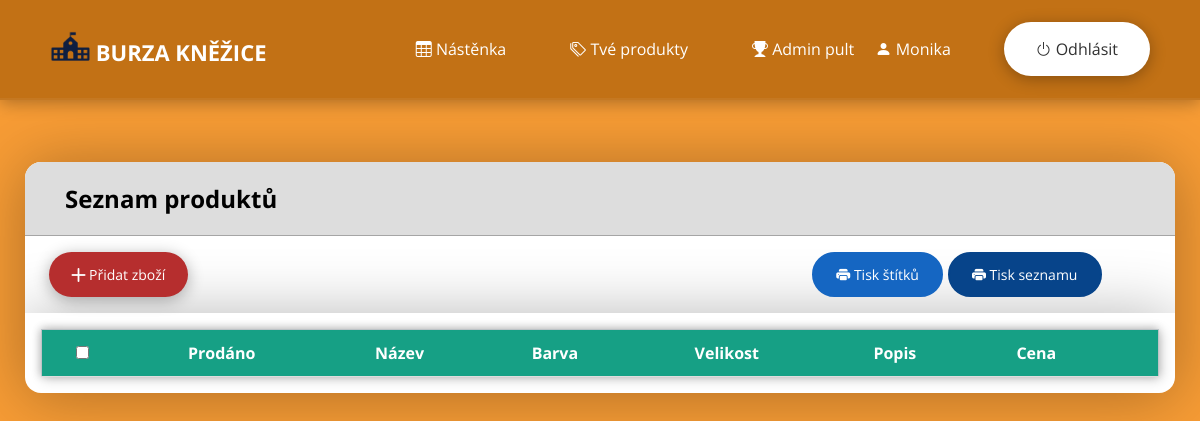
Before: /product/Monika (signed in) with the older database file.
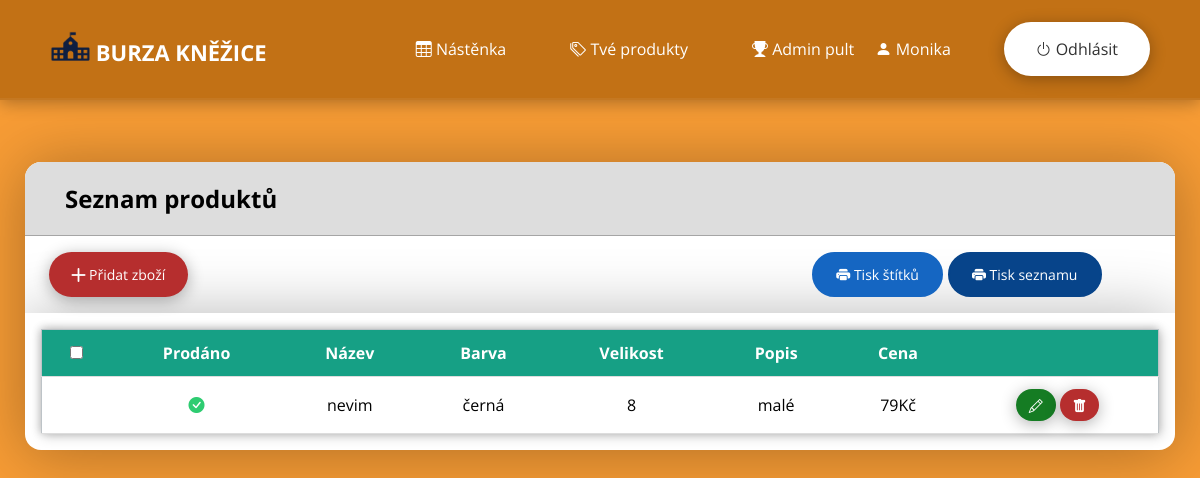
After: the same page with the newer database file.
### web/models.py (models this page shows)
class Post(db.Model):
    id = db.Column(db.Integer, primary_key=True)
    bring = db.Column(db.Boolean, nullable=False)
    date_created = db.Column(db.DateTime(timezone=True), default=func.now())
    label = db.Column(db.Text, nullable=False)
    name = db.Column(db.String(150))
    color = db.Column(db.String(150))
    size = db.Column(db.String(150))
    price = db.Column(db.String(150))
    status = db.Column(db.Boolean, nullable=False)
    author = db.Column(db.Integer, db.ForeignKey(
        'user.id', ondelete="CASCADE"), nullable=False)

### web/views.py (the view)
@views.route("/product/<username>")
@login_required
def posts(username, posts = []):
    user = User.query.filter_by(username=username).first()
    if not user:
        flash('Nebyl nalezen uživatel pod tímto jménem.', category='error')
        return redirect(url_for('views.home'))
    if posts == []:
        posts = user.posts
    return render_template("product_page.html", user=current_user, posts=posts, username=username)

### web/__init__.py (called while the page is built)
def create_app():
    app =  Flask(__name__)
    toastr = Toastr(app)
    app.config['SECRET_KEY'] = 'idontcare'
    app.config['SQLALCHEMY_DATABASE_URI'] = f'sqlite:///{DB_NAME}'
    app.config['SQLALCHEMY_TRACK_MODIFICATIONS'] = True
    db.init_app(app)
    from .views import views
    app.register_blueprint(views, url_prefix="/")
    from .auth import auth
    app.register_blueprint(auth, url_prefix="/")
    from .models import User, Post, Burza
    create_database(app)
    login_manager = LoginManager()
    login_manager.login_view = "auth.login"
    login_manager.init_app(app)
    @login_manager.user_loader
    def load_user(id):
        return User.query.get(int(id))
    return app

### web/flash_toastr/__init__.py (called while the page is built)
    @staticmethod
    def include_toastr_js(version=None, js_filename=None):
        if version is None:
            version = current_app.config.get('TOASTR_VERSION')
        if js_filename is None:
            js_filename = current_app.config.get('TOASTR_JS_FILENAME')
        js = '<script src="//cdnjs.cloudflare.com/ajax/libs/' \
             'toastr.js/{0}/{1}"></script>\n'.format(version, js_filename)
        return Markup(js)

### web/templates/product_page.html (shortened to what this page needs)
{% extends "base.html" %}
{% block content %}
<div class="header-table">
	<h2>Seznam produktů</h2>
</div>
<form method="POST" class="form-table" action="{{ url_for('views.print_user_table', username=username) }}">
    <div class="pdf-button">
        <a href="{{ url_for('views.create_product', username=username) }}" id="add-prod">
            <i class="bi bi-plus-lg"></i> Přidat zboží
        </a>
        <button class="btn btn-default"
            value='stitek'
            name='action'
            type="submit"
            id = "Print_labels">
            <i class="bi bi-printer-fill"></i> Tisk štítků
        </button>
        <button class="btn btn-default"
            value='tabulka'
            name='action'
            type="submit"
            id = "Print_list">
            <i class="bi bi-printer-fill"></i> Tisk seznamu
        </button>
    </div>
    <div class="container-table">
        <table id='table'>
            <tr id="head">
                <th>
                    <input name="select_all" type="checkbox" onchange="selectAll()">
                </th>
                <th>Prodáno</th>
                <th>Název</th>
                <th>Barva</th>
                <th>Velikost</th>
                <th>Popis</th>
                <th>Cena</th>
                <th></th>
            </tr>
            {% for post in posts %}
                <tr onclick="markOnClick(this)" class="table-row" id="{{ post.id }}">
                    <td>
                    </td>
                    <td>
                        {% if post.status %}
                        <i class="bi bi-check-circle-fill"></i>
                        {% else %}
                        <i class="bi bi-x-circle-fill"></i>
                        {% endif %}
                    </td>
                    <td>{{ post.name }}</td>
                    <td>{{ post.color }}</td>
                    <td>{{ post.size }}</td>
                    <td>{{ post.label }}</td>
                    <td>{{ post.price }}Kč</td>
                    <td>
                        <a href="/create_product/{{post.id}}" id="table-button-update">
                            <i class="bi bi-pencil"></i>
                        </a>
                        <a href="/delete_product/{{post.id}}" id="table-button-del">
                            <i class="bi bi-trash-fill"></i>
                        </a>
                    </td>
                </tr>
            {% endfor %}
        </table>
    </div>
</form>
{% endblock %}

Changed rows visible on the page:
added Post: status True (drawn), name "nevim", color "černá", size "8", label "malé", price "79"
